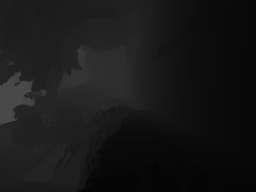
#> input picture depth_00024.png, 256 x 192 px
$ python image_resize.py
#> lines starting #> are read from the running program, lines starting #| are printed output that depends on the picture
# -*- coding: utf-8 -*-
"""
Created on Fri Sep  3 15:38:57 2021

@author: Ibrahim Khalilullah
"""

import cv2
from skimage.transform import resize
from skimage.util import img_as_uint
import skimage.io
from PIL import Image

img_path="depth_00024.png"
resize_width = 1900
resize_height = 1400

################# using opencv-python ######################
'''
opencv-python interpolation methods
INTER_NEAREST – a nearest-neighbor interpolation INTER_LINEAR – a bilinear interpolation
(used by default) INTER_AREA – resampling using pixel area relation. It may be a preferred method
for image decimation, as it gives moire’-free results. But when the image is zoomed, it is
similar to the INTER_NEAREST method. INTER_CUBIC – a bicubic interpolation over 4×4 pixel
neighborhood INTER_LANCZOS4 – a Lanczos interpolation over 8×8 pixel neighborhood
'''

img=cv2.imread(img_path, cv2.IMREAD_UNCHANGED)
#> img is the input picture: shape (192, 256) uint16; min 1243, max 19469, mean 6166.6
image_resize=cv2.resize(img, (resize_width, resize_height), cv2.INTER_CUBIC)
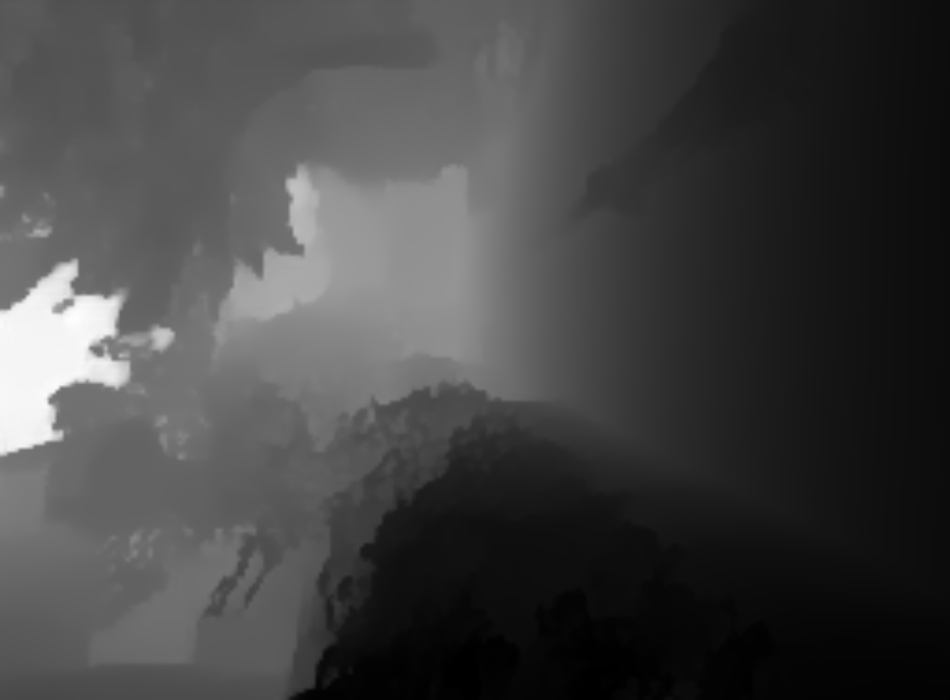
#> image_resize: shape (1400, 1900) uint16 (shown at 1/2 size); min 1243, max 19455, mean 6166.6; drawn with min black and max white
cv2.imwrite("image_resize_cubic_opencv.png", image_resize)

###############  using scikit-image resize function with different interpolation method ##########

'''
The order of interpolation. The order has to be in the range 0-5:

0: Nearest-neighbor

1: Bi-linear (default)

2: Bi-quadratic

3: Bi-cubic

4: Bi-quartic

5: Bi-quintic
'''

img=img_as_uint(skimage.io.imread(img_path))
image_resize_biquartic=resize(img, (resize_width, resize_height), order=4, anti_aliasing=True)
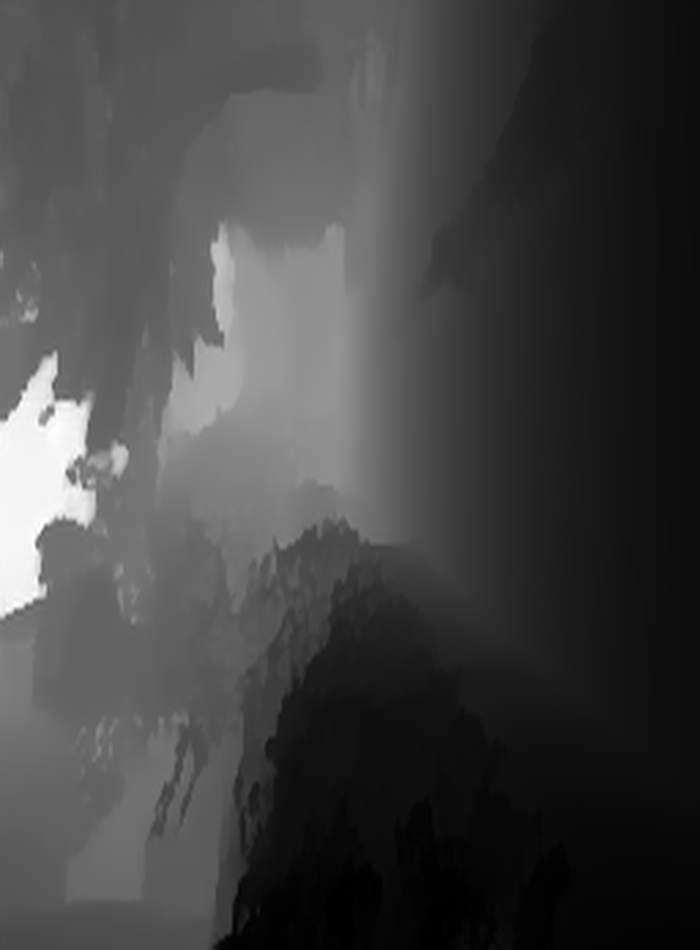
#> image_resize_biquartic: shape (1900, 1400) float64 (shown at 1/2 size); min 0.019, max 0.297, mean 0.0941; drawn with min black and max white
skimage.io.imsave("image_resize_biquartic_scikit.png", img_as_uint(image_resize_biquartic))

##########################  using PIL ########################################
'''
An optional resampling filter. This can be one of PIL.Image.NEAREST (use nearest neighbour),
PIL.Image.BILINEAR (linear interpolation), PIL.Image.BICUBIC (cubic spline interpolation),
or PIL.Image.LANCZOS (a high-quality downsampling filter). If omitted, or if the image has mode “1” or “P”,
it is set PIL.Image.NEAREST
'''
img=Image.open(img_path)
img_resize = img.resize((resize_width, resize_height), Image.BOX)

img_resize.save("image_resize_box_pil.png")
